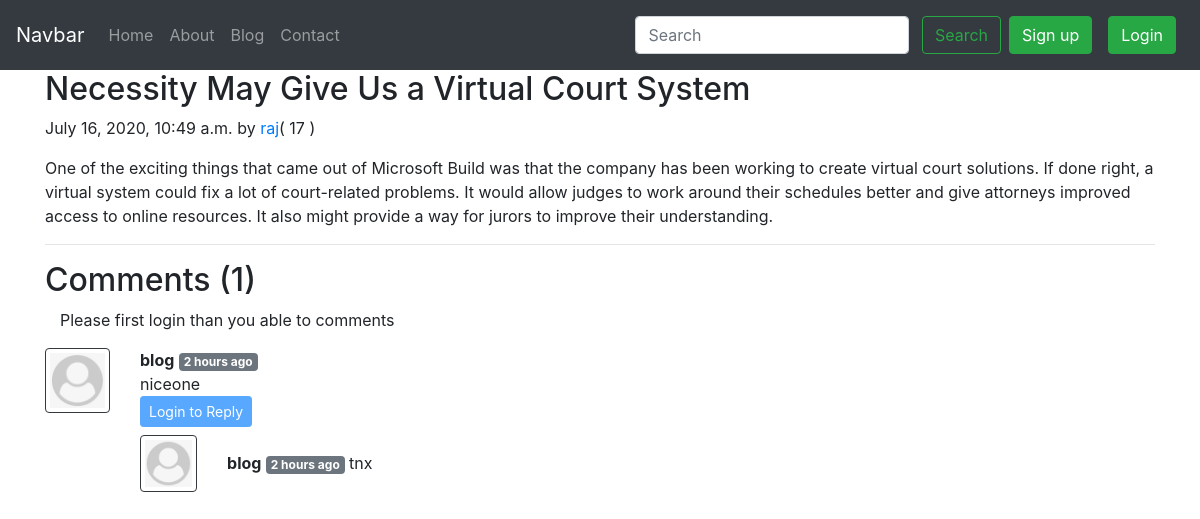
/blog/thirddash, run on the app's committed database.
### blog/models.py (models this page shows, shortened)
class Post(models.Model):
    sno = models.AutoField(primary_key=True)
    title = models.CharField(max_length=50)
    content = models.TextField()
    auther = models.CharField(max_length=12)
    slug = models.CharField(max_length=120)
    views = models.IntegerField(default=0)
    timeStamp = models.DateTimeField(blank=True)

class BlogComment(models.Model):
    sno=models.AutoField(primary_key=True)
    comment =models.TextField()
    user = models.ForeignKey(User,on_delete=models.CASCADE)
    post = models.ForeignKey(Post, on_delete=models.CASCADE)
    parent = models.ForeignKey('self', on_delete=models.CASCADE,null=True)
    timestamp=models.DateTimeField(default=now)

### blog/views.py (the view)
# urls.py: path('<str:slug>', views.blogPost, name='blogpost'),
def blogPost(request, slug):
    post = Post.objects.filter(slug=slug).first()
    post.views = post.views + 1
    post.save()
    comments = BlogComment.objects.filter(post=post, parent=None)
    replies = BlogComment.objects.filter(post=post).exclude(parent=None)
    replyDict={}
    for reply in replies:
        if reply.parent.sno not in replyDict.keys():
            replyDict[reply.parent.sno] = [reply]
        else:
            replyDict[reply.parent.sno].append(reply)
    context = {'post':post,'comments':comments , 'user':request.user, 'replyDict':replyDict}
    return render(request, 'blog/blogpost.html', context)

### blog/templatetags/extras.py (called while the page is built)
@register.filter(name='get_val')
def get_val(dict ,key):
    return dict.get(key)

### templates/blog/blogpost.html (shortened to what this page needs)
{% extends 'home/base.html' %}
{% block body %}
{% load humanize %}
{% load extras %}
<div class="container">
<div class="blog-post">
        <h2 class="blog-post-title">{{post.title}}</h2>
        <p class="blog-post-meta">{{post.timeStamp}} by <a href="/about">{{post.auther}}</a>(<span> {{post.views}} </span>)</p>
        <p>{{post.content|safe}}</p>
        <hr>
      </div>
</div>
<div class="container">
<h2>Comments ({{comments.count}})</h2>
<div class="container my-2">
{% if user.is_authenticated %}
<form method="post" action="/blog/postComment">
{% csrf_token %}
  <div class="form-group">
    <label for="exampleInputEmail1">Post Comment</label>
    <input type="text" name="comment" class="form-control" placeholder="enter comment here">
  </div>
  <input type="hidden" name="postSno"  value="{{post.sno}}" >
   <input type="hidden" name="parentSno"  value="" >
  <button type="submit" class="btn btn-primary">Submit</button>
</form>
{% else %}
<p>Please first login than you able to comments</p>
{% endif %}
</div>
{% for comment  in  comments %}
<div class="row my-2">
<div class="col-md-1" >
<img class="rounded mx-auto  d-block w-100 p-1  border border-dark" src="/static/img/user.jpg" alt="user">
</div>
<div class="col-md-11">
<b>{{comment.user.username}}</b> <span class="badge badge-secondary">{{comment.timestamp | naturaltime}}</span>
<div>
{{comment.comment}}
</div>
<div class="reply mx-0">
{% if user.is_authenticated %}
  <button class="btn btn-sm btn-primary" type="button" data-toggle="collapse" data-target="#replyBox{{comment.sno}}" aria-expanded="false" >
   Reply
  </button>
<div class="collapse" id="replyBox{{comment.sno}}">
  <div class="card card-body my-2 ">
   <form method="post" action="/blog/postComment">
{% csrf_token %}
  <div class="form-group">
    <label for="comment">Post Reply</label>
    <input type="text" name="comment" class="form-control" placeholder="enter comment here">
    <input type="hidden" name="parentSno"  value="{{comment.sno}}" >
  </div>
  <input type="hidden" name="postSno"  value="{{post.sno}}" >
  <button type="submit" class="btn btn-primary">Submit</button>
</form>
  </div>
</div>
{% else %}
<button class="btn btn-sm btn-primary" type="button" data-toggle="collapse" data-target="#replyBox{{comment.sno}}" disabled >
   Login to Reply
  </button>
{% endif %}
<div class="replies  my-2">
{% for reply in replyDict|get_val:comment.sno  %}
<div class="row my-2">
<div class="col-md-1" >
<img class="rounded mx-auto  d-block w-100 p-1  border border-dark" src="/static/img/user.jpg" alt="user">
</div>
<div class="col-md-11 my-3" >
<b>{{reply.user.username}}</b> <span class="badge badge-secondary">{{reply.timestamp | naturaltime}}</span>
{{reply.comment}}
</div>
<br>
</div>
{% endfor %}
</div>
</div>
</div>
</div>
{% endfor %}
</div>
 {% endblock body %}

### templates/home/base.html (shortened to what this page needs)
<!doctype html>
<html lang="en">
  <head>
    <link rel="stylesheet" href="https://stackpath.bootstrapcdn.com/bootstrap/4.5.0/css/bootstrap.min.css">
  </head>
  <body>
  <nav class="navbar navbar-expand-lg navbar-dark bg-dark">
  <a class="navbar-brand" href="/">Navbar</a>
  <div class="collapse navbar-collapse" id="navbarSupportedContent">
    <ul class="navbar-nav mr-auto">
    <li class="nav-item {% block homeactive %}{% endblock homeactive %}">
        <a class="nav-link" href="/">Home <span class="sr-only">(current)</span></a>
      </li>
      <li class="nav-item {% block aboutactive %}{% endblock aboutactive %} ">
        <a class="nav-link" href="/about">About <span class="sr-only">(current)</span></a>
      </li>
      <li class="nav-item {% block blogactive %}{% endblock blogactive %}">
        <a class="nav-link" href="/blog">Blog</a>
      </li>
      <li class="nav-item {% block contactactive %}{% endblock contactactive %}">
        <a class="nav-link" href="/contact">Contact</a>
      </li>
    </ul>
    <div class="ml-auto form-inline">
    <form method="get" action="/search" class=" my-2 my-lg-0">
      <input class="form-control mr-sm-2" type="search" placeholder="Search" aria-label="Search" name="query" id="query">
      <button class="btn btn-outline-success my-2 my-sm-0" type="submit">Search</button>
    </form>
    {% if user.is_authenticated  %}
    <ul class="navbar-nav mr-2 ">
     <li class="nav-item dropdown">
        <a class="nav-link dropdown-toggle" href="#" id="navbarDropdown" role="button" data-toggle="dropdown" aria-haspopup="true" aria-expanded="false">
         Welcome {{request.user}}
        </a>
        <div class="dropdown-menu" aria-labelledby="navbarDropdown">
          <a class="dropdown-item" href="/logout">Logout</a>
        </div>
      </li>
    </ul>
    {% else %}
<button type="button" class="btn btn-success m-2" data-toggle="modal" data-target="#signupModal">
  Sign up
</button>
<button type="button" class="btn btn-success m-2" data-toggle="modal" data-target="#loginModal">
  Login
</button>
{% endif %}
  </div>
  </div>
</nav>
{% block body %}
 {% endblock body %}
  </body>
</html>

### data on the page
Post: title "Necessity May Give Us a Virtual Court System", timeStamp "July 16, 2020, 10:49 a.m.", auther "raj", views "17", content "One of the exciting things that came out of Microsoft Build was that the company has been working to create virtual court solutions. If done right, a virtual system could fix a lot of court-related problems. It would allow judges to work around their schedules better and give attorneys improved access to online resources. It also might provide a way for jurors to improve their understanding."
BlogComment: user.username "blog", timestamp "2 hours ago", comment "niceone"
BlogComment: user.username "blog", timestamp "2 hours ago", comment "tnx"

### other printed values
{{ comments.count }} "1"
